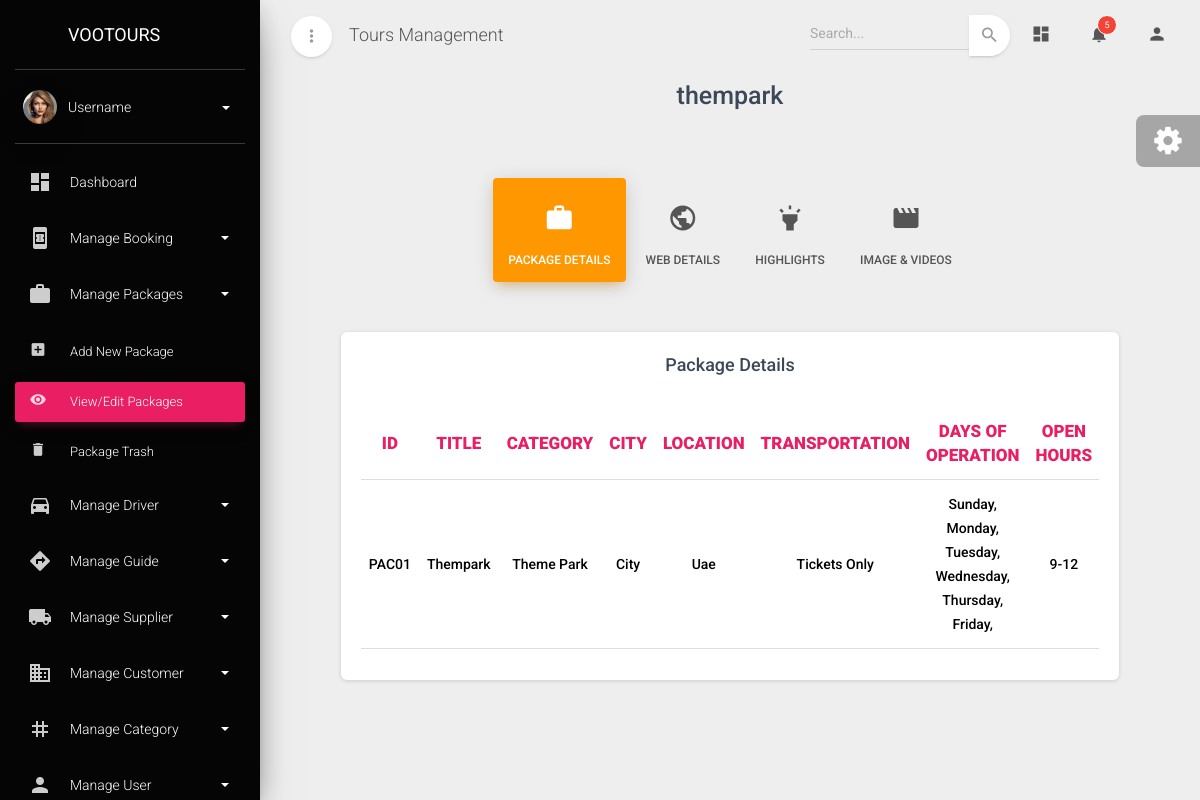
The app's page /packagedetails/PAC01/ with its own data.
### admin_dashboard/models.py (models this page shows, shortened)
class Package(models.Model):
    transport_Choices=[
        ('Sharing','Sharing'),
        ('Private','Private'),
        ('Without Transfer','Without Transfer'),
        ('Tickets Only','Tickets Only')
    ]
    package_id=models.CharField(max_length=10,primary_key=True,editable=False)
    package_code=models.CharField(max_length=20)
    package_title=models.CharField(max_length=30)
    package_category=models.ForeignKey(Category,on_delete=models.CASCADE,to_field='category_id')
    package_city=models.CharField(max_length=30)
    web_id=models.CharField(max_length=200)
    web_sku=models.CharField(max_length=200)
    website_link=models.CharField(max_length=300)
    short_description=models.TextField(max_length=300)
    highlights=models.TextField(max_length=300)
    description=models.TextField(max_length=1000)
    inclusions=models.CharField(max_length=500)
    exclusions=models.CharField(max_length=500)
    transportation=models.CharField(choices=transport_Choices,max_length=30)
    language=models.ManyToManyField(Language)
    open_hours=models.CharField(max_length=30)
    sunday=models.BooleanField(default=True,blank=True,null=True)
    monday=models.BooleanField(default=True,blank=True,null=True)
    tuesday=models.BooleanField(default=True,blank=True,null=True)
    wednesday=models.BooleanField(default=True,blank=True,null=True)
    thursday=models.BooleanField(default=True,blank=True,null=True)
    friday=models.BooleanField(default=True,blank=True,null=True)
    saturday=models.BooleanField(default=True,blank=True,null=True)
    location=models.CharField(max_length=100)
    adult_rate=models.CharField(max_length=20)
    child_rate=models.CharField(max_length=20)
    infant_rate=models.CharField(max_length=20)
    adult_age=models.CharField(max_length=10)
    child_age=models.CharField(max_length=10)
    infant_age=models.CharField(max_length=10)
    status=models.ForeignKey(Status_type,on_delete=models.CASCADE)
    image_link=models.CharField(max_length=600)
    video_link=models.CharField(max_length=600)
    is_deleted=models.BooleanField(default=False)

class Category(models.Model):
    category_id=models.CharField(max_length=10, primary_key=True, editable=False)
    category_name=models.CharField(max_length=30,unique=True)
    no_of_adult=models.BooleanField(default=True)
    no_of_child=models.BooleanField(default=True)
    no_of_infant=models.BooleanField(default=True)
    rate_of_adult=models.BooleanField(default=True)
    rate_of_child=models.BooleanField(default=True)
    rate_of_infant=models.BooleanField(default=True)
    pickup_location=models.BooleanField(default=True)
    drop_location=models.BooleanField(default=True)
    room_no=models.BooleanField(default=True)
    remark=models.BooleanField(default=True)
    date=models.BooleanField(default=True)
    time=models.BooleanField(default=True)
    pickup_time=models.BooleanField(default=True)
    transfer_type=models.BooleanField(default=True)
    vehicle_type=models.BooleanField(default=True)
    vehicle_name=models.BooleanField(default=True)
    no_of_luggage=models.BooleanField(default=True)
    flight_time=models.BooleanField(default=True)
    def __str__(self):
        return self.category_name

### admin_dashboard/views.py (the view)
# urls.py: path('packagedetails/<str:pk>/',package_detail_view,name='packagedetails'),
def package_detail_view(request,pk):
    data=Package.objects.get(pk=pk)
    return render(request,'package_detail_view.html',{'data':data})

### admin_dashboard/models.py (called while the page is built)
    def __str__(self):
        return self.status

### admin_dashboard/templates/package_detail_view.html (shortened to what this page needs)
{% extends "base.html" %}
{% block content %}
            <div class="row mt-5">
                <div class="col-1"></div>
                <div class="col-md-10 ml-auto mr-auto">
                  <div class="page-categories">
                    <h3 class="title text-center font-weight-bold">{{data.package_title}}</h3>
                    <br />
                    <ul class="nav nav-pills nav-pills-warning nav-pills-icons justify-content-center mt-3" role="tablist">
                      <li class="nav-item">
                        <a class="nav-link active" data-toggle="tab" href="#details" role="tablist">
                          <i class="material-icons">work</i> Package Details
                        </a>
                      </li>
                      <li class="nav-item">
                        <a class="nav-link" data-toggle="tab" href="#vehicle" role="tablist">
                          <i class="material-icons">public</i> Web Details
                        </a>
                      </li>
                      <li class="nav-item">
                        <a class="nav-link" data-toggle="tab" href="#contact" role="tablist">
                          <i class="material-icons">highlight</i> Highlights
                        </a>
                      </li>
                      <li class="nav-item">
                        <a class="nav-link" data-toggle="tab" href="#document" role="tablist">
                          <i class="material-icons">movie</i>Image & Videos
                        </a>
                      </li>
                    </ul>
                    <div class="tab-content tab-space tab-subcategories">
                      <div class="tab-pane active" id="details">
                        <div class="card">
                          <div class="card-header">
                            <h4 class="card-title text-center font-weight-bold mt-2">Package Details</h4>
                          </div>
                            <div class="card-body">
                                <div class="table-responsive">
                                  <table class="table">
                                    <thead>
                                      <tr>
                                        <th class="text-center  text-rose" style="font-weight: 900;" >ID</th>
                                        <th class="text-center  text-rose" style="font-weight: 900;" >TITLE</th>
                                        <th class="text-center  text-rose" style="font-weight: 900;" >CATEGORY</th>
                                        <th class="text-center  text-rose" style="font-weight: 900;" >CITY</th>
                                        <th class="text-center  text-rose" style="font-weight: 900;" >LOCATION</th>
                                        <th class="text-center  text-rose" style="font-weight: 900;" >TRANSPORTATION</th>
                                        <th class="text-center  text-rose" style="font-weight: 900;" >DAYS OF OPERATION</th>
                                        <th class="text-center  text-rose" style="font-weight: 900;" >OPEN HOURS</th>
                                      </tr>
                                    </thead>
                                    <tbody>
                                      <tr>
                                        <td class="text-center text-capitalize" style="font-weight: 500;">{{data.package_id}}</td>
                                        <td class="text-center text-capitalize" style="font-weight: 500;">{{data.package_title}}</td>
                                        <td class="text-center text-capitalize" style="font-weight: 500;">{{data.package_category}}</td>
                                        <td class="text-center text-capitalize" style="font-weight: 500;">{{data.package_city}}</td>
                                        <td class="text-center text-capitalize" style="font-weight: 500;">{{data.location}}</td>
                                        <td class="text-center text-capitalize" style="font-weight: 500;">{{data.transportation}}</td>
                                        <td class="text-center text-capitalize" style="font-weight: 500;">
                                          {% if data.sunday == True %}Sunday,{% endif %}
                                          {% if data.monday == True %}Monday,{% endif %}
                                          {% if data.tuesday == True %}Tuesday,{% endif %}
                                          {% if data.wednesday == True %}Wednesday,{% endif %}
                                          {% if data.thursday == True %}Thursday,{% endif %}
                                          {% if data.friday == True %}Friday,{% endif %}
                                      </td>
                                      <td class="text-center text-capitalize" style="font-weight: 500;">{{data.open_hours}}</td>
                                    </tbody>
                                  </table>
                                </div>
                              </div>
                          </div>
                      </div>
                    </div>
                  </div>
                </div>
                <div class="col-1"></div>
              </div>
        </div>
{% endblock content %}

### records on screen
Package: package_title "thempark", package_id "PAC01", package_title "Thempark", package_category "Theme Park", package_city "City", location "Uae", transportation "Tickets Only", open_hours "9-12"
